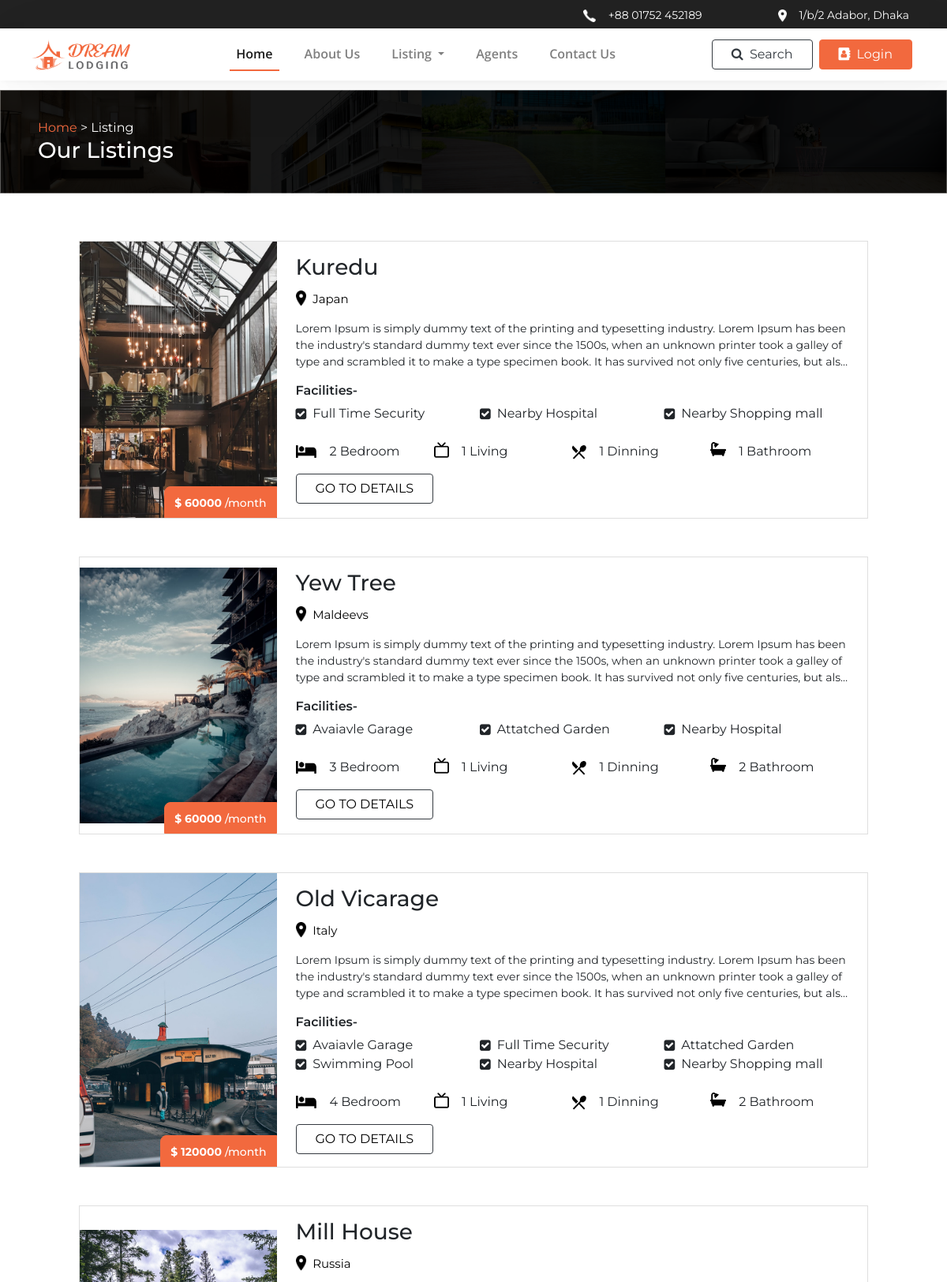
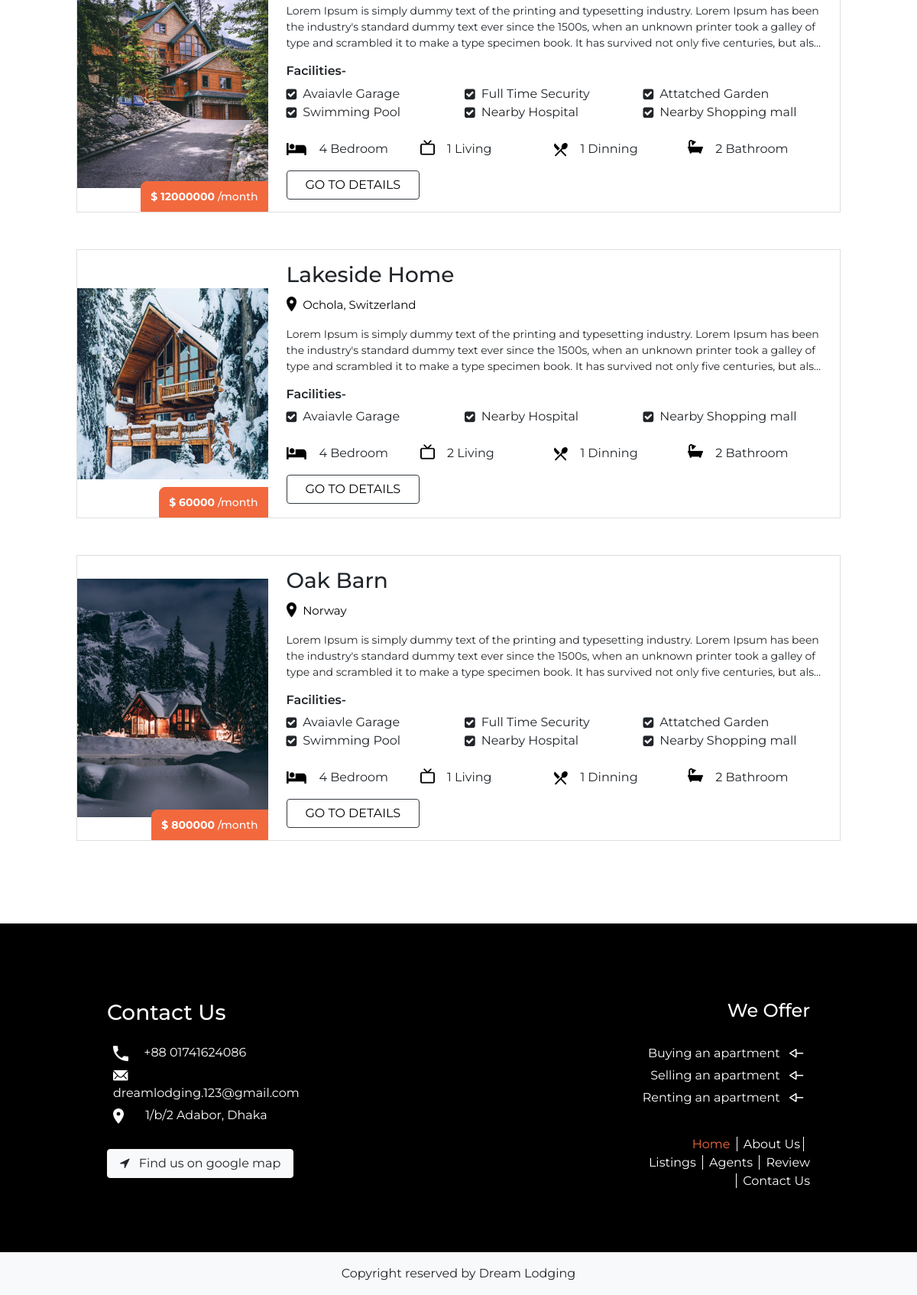
The page /listing/ on the database its author committed (2 pictures, top to bottom).
### app/models.py (models this page shows, shortened)
class Apartment(models.Model):
    type=[
        ( 'Rent','Rent'),
        ( 'Sale','Sale'),
        ( 'Booked','Booked'),
    ]
    user = models.ManyToManyField(MyCustomUser, related_name='apartments')
    name = models.CharField(max_length=200, blank=True, null=True)
    type = models.CharField(max_length=20, choices=type, default='Rent')
    location =  models.CharField(max_length=200, blank=True, null=True)
    price = models.IntegerField()
    area = models.IntegerField()
    building_year = models.DateField()
    img = models.ImageField(upload_to ='apartment/')
    about = models.TextField()
    bedroom = models.IntegerField()
    living = models.IntegerField()
    dinning = models.IntegerField()
    bathroom = models.IntegerField()
    garage = models.BooleanField(default=False)
    watchman = models.BooleanField(default=False)
    garden = models.BooleanField(default=False)
    swimmingpool = models.BooleanField(default=False)
    hospital = models.BooleanField(default=False)
    shoppingmall = models.BooleanField(default=False)
    is_booked = models.BooleanField(default=False)

### app/views.py (the view)
# urls.py: path('listing/', listing, name='listing'),
def listing(request):
    context = {
        'apartments' : Apartment.objects.filter(is_booked=False).order_by('-id'),
    }
    return render(request, "app/listing.html", context)

### app/templates/app/listing.html
<!DOCTYPE html>
{% extends 'base.html' %}
{% load static %}
{% block content %}
<div class="container-fluid m-0 page_header p-5" style="background-image: url('{% static 'imgs/header_background.png' %}')">
    <p class="m-0">
        <a href="{% url 'app:index' %}" class="text-orange hover-white">Home</a>
        >
        <a href="#" class="text-white hover-white">Listing</a>
    </p>
    <h3>Our Listings</h3>
</div>
{% for i in apartments %}
    <div class="row mx-0 my-5 d-flex justify-content-center">
        <div class="listing_card col-xl-10 p-0">
            <div class="row m-0 d-flex justify-content-center">
                <div class="col-xl-3 listing_card_img p-0" style="background-image: url('{{ i.img.url }}')">
                    <button class="btn btn-orange listing_price_tag">
                        <div class="text-white col-xl-12 p-0 fw-700 info_row">
                            $ {{ i.price }}
                            <span class="fw-500">/month</span>
                        </div>
                    </button>
                </div>
                <div class="col-xl-9 px-4 py-3">
                    <h3>{{ i.name }}</h3>
                    <div class="row m-0 p-0 fw-400 text-black">
                        <img src="{% static 'icons/location_black.png' %}" class="mr-2 mt-1" style="height: 20px;">
                        <p class="mt-1 fs-15">{{ i.location }}</p>
                    </div>
                    <div class="fs-14 cut-text">
                        {{ i.about }}
                    </div>
                    <h6 class="fw-600 mt-3">
                        Facilities-
                    </h6>
                    <div class="row m-0">
                        {% if i.garage %}
                        <div class="col-xl-4 p-0">
                            <div class="row m-0">
                                <i class="fa fa-check-square mt-1 mr-2"></i>
                                Avaiavle Garage
                            </div>
                        </div>
                        {% endif %}
                        {% if i.watchman %}
                        <div class="col-xl-4 p-0">
                            <div class="row m-0">
                                <i class="fa fa-check-square mt-1 mr-2"></i>
                                Full Time Security
                            </div>
                        </div>
                        {% endif %}
                        {% if i.garden %}
                        <div class="col-xl-4 p-0">
                            <div class="row m-0">
                                <i class="fa fa-check-square mt-1 mr-2"></i>
                                Attatched Garden
                            </div>
                        </div>
                        {% endif %}
                        {% if i.swimmingpool %}
                        <div class="col-xl-4 p-0">
                            <div class="row m-0">
                                <i class="fa fa-check-square mt-1 mr-2"></i>
                                Swimming Pool
                            </div>
                        </div>
                        {% endif %}
                        {% if i.hospital %}
                        <div class="col-xl-4 p-0">
                            <div class="row m-0">
                                <i class="fa fa-check-square mt-1 mr-2"></i>
                                Nearby Hospital
                            </div>
                        </div>
                        {% endif %}
                        {% if i.shoppingmall %}
                        <div class="col-xl-4 p-0">
                            <div class="row m-0">
                                <i class="fa fa-check-square mt-1 mr-2"></i>
                                Nearby Shopping mall
                            </div>
                        </div>
                        {% endif %}
                    </div>
                    <div class="row mx-0 mt-4">
                        <div class="col-xl-3 p-0">
                            <div class="row m-0">
                                <img src="{% static 'icons/bedroom.png' %}" style="height: 16px;" class="mr-3 mt-1">
                                <p>{{ i.bedroom }} Bedroom</p>
                            </div>
                        </div>
                        <div class="col-xl-3 p-0">
                            <div class="row m-0">
                                <img src="{% static 'icons/living.png' %}" style="height: 20px;" class="mr-3">
                                <p>{{ i.living }} Living</p>
                            </div>
                        </div>
                        <div class="col-xl-3 p-0">
                            <div class="row m-0">
                                <img src="{% static 'icons/dinning.png' %}" style="height: 18px;" class="mr-3 mt-1">
                                <p>{{ i.dinning }} Dinning</p>
                            </div>
                        </div>
                        <div class="col-xl-3 p-0">
                            <div class="row m-0">
                                <img src="{% static 'icons/bathroom.png' %}" style="height: 18px;" class="mr-3">
                                <p>{{ i.bathroom }} Bathroom</p>
                            </div>
                        </div>
                    </div>
                    <a href="{% url 'app:apartment' pk=i.pk %}" class="btn btn-outline-dark text-black fw-400 px-4">GO TO DETAILS</a>
                </div>
            </div>
        </div>
    </div>
{% endfor %}
<div style="height: 60px;"></div>
{% endblock %}

### static/style.css (style rules this page uses)
body { font-family: 'Montserrat'; }
.text-orange { color: #F2693E; }
.text-white { color: white; }
.text-black { color: black; }
a { color: #289BE8; }
.btn-orange { color: #fff; background-color: #F2693E; border-color: #F2693E; }
.fw-400 { font-weight: 400; }
.fw-500 { font-weight: 500; }
.fw-600 { font-weight: 600; }
.fw-700 { font-weight: 700; }
.fs-14 { font-size: 14px; }
.fs-15 { font-size: 15px; }
.page_header { height: 155px; background-size: 100% auto; background-position: center center; background-repeat: no-repeat; color: white; }
.listing_card { border: 0.5px solid #DFDFDF; padding: 5px; min-height: 350px; }
.listing_card_img { min-height: 350px; background-size: 100% auto; background-position: center center; background-repeat: no-repeat; }
.listing_price_tag { position: absolute; bottom: 0px; right: 0px; height: 40px; border-radius: 0px; border-top-left-radius: 8px; color: white; font-size: 14px; font-weight: 600; padding-top: 8px; }
.cut-text { overflow: hidden; text-overflow: ellipsis; display: -webkit-box; -webkit-line-clamp: 3; -webkit-box-orient: vertical; }

### rows shown on the page
Apartment: img (picture), price "60000", name "Kuredu", location "Japan", about "Lorem Ipsum is simply dummy text of the printing and typesetting industry. Lorem Ipsum has been the industry's standard dummy text ever since the 1500s, when an unknown printer took a galley of type and scrambled it to make a type specimen book. It has survived not only five centuries, but…", watchman True (drawn), hospital True (drawn), shoppingmall True (drawn), bedroom "2", living "1", dinning "1", bathroom "1"
Apartment: img (picture), price "60000", name "Yew Tree", location "Maldeevs", about "Lorem Ipsum is simply dummy text of the printing and typesetting industry. Lorem Ipsum has been the industry's standard dummy text ever since the 1500s, when an unknown printer took a galley of type and scrambled it to make a type specimen book. It has survived not only five centuries, but…", garage True (drawn), garden True (drawn), hospital True (drawn), bedroom "3", living "1", dinning "1", bathroom "2"
Apartment: img (picture), price "120000", name "Old Vicarage", location "Italy", about "Lorem Ipsum is simply dummy text of the printing and typesetting industry. Lorem Ipsum has been the industry's standard dummy text ever since the 1500s, when an unknown printer took a galley of type and scrambled it to make a type specimen book. It has survived not only five centuries, but…", garage True (drawn), watchman True (drawn), garden True (drawn), swimmingpool True (drawn), hospital True (drawn), shoppingmall True (drawn), bedroom "4", living "1", dinning "1", bathroom "2"
Apartment: img (picture), price "12000000", name "Mill House", location "Russia", about "Lorem Ipsum is simply dummy text of the printing and typesetting industry. Lorem Ipsum has been the industry's standard dummy text ever since the 1500s, when an unknown printer took a galley of type and scrambled it to make a type specimen book. It has survived not only five centuries, but…", garage True (drawn), watchman True (drawn), garden True (drawn), swimmingpool True (drawn), hospital True (drawn), shoppingmall True (drawn), bedroom "4", living "1", dinning "1", bathroom "2"
Apartment: img (picture), price "60000", name "Lakeside Home", location "Ochola, Switzerland", about "Lorem Ipsum is simply dummy text of the printing and typesetting industry. Lorem Ipsum has been the industry's standard dummy text ever since the 1500s, when an unknown printer took a galley of type and scrambled it to make a type specimen book. It has survived not only five centuries, but…", garage True (drawn), hospital True (drawn), shoppingmall True (drawn), bedroom "4", living "2", dinning "1", bathroom "2"
Apartment: img (picture), price "800000", name "Oak Barn", location "Norway", about "Lorem Ipsum is simply dummy text of the printing and typesetting industry. Lorem Ipsum has been the industry's standard dummy text ever since the 1500s, when an unknown printer took a galley of type and scrambled it to make a type specimen book. It has survived not only five centuries, but…", garage True (drawn), watchman True (drawn), garden True (drawn), swimmingpool True (drawn), hospital True (drawn), shoppingmall True (drawn), bedroom "4", living "1", dinning "1", bathroom "2"
